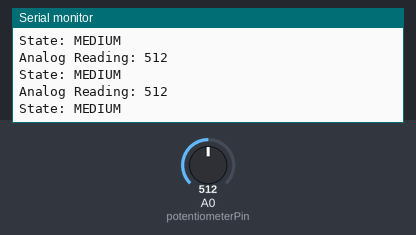
A sketch run on a simulated Arduino Uno, built with avr-gcc and run on an emulated ATmega328P. Shown: the last lines printed to the serial monitor. The test bench sets the inputs (shaded band); at power-on: A0 (potentiometerPin) = 512.

Above: at 1.2 s.
1.3 s: A0 (potentiometerPin) set to 365
At 1.39 s:
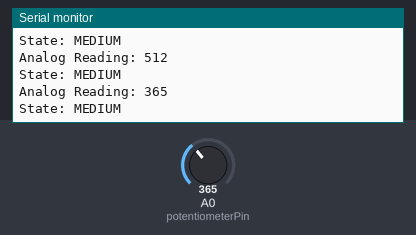
2.8 s: A0 (potentiometerPin) set to 335
At 2.9 s:
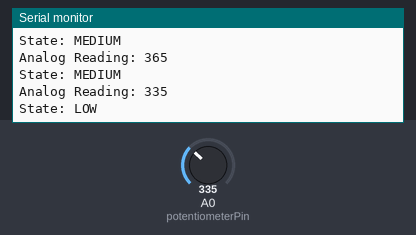
Timing chart, 0 to 5.8 s (numbered marks = the images above; inputs shaded):
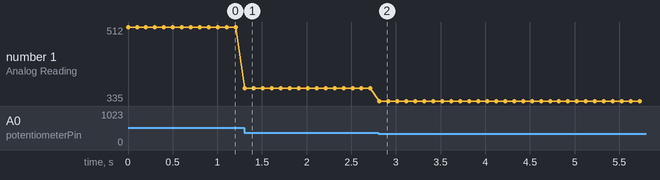

The sketch:

session5example2.ino
```cpp
#define potentiometerPin A0
void setup()
{
  Serial.begin(9600);
}

void loop()
{
  int analogvalue=analogRead(potentiometerPin);
  Serial.print("Analog Reading: ");
  Serial.println(analogvalue);
  if(analogvalue<350)
  {
      Serial.println("State: LOW");
  }
  else if(analogvalue<800)
  {
      Serial.println("State: MEDIUM");
  }
  else
  {
      Serial.println("State: HIGH");
  }
      delay(100);
}
```

Measured:
- the behaviour switches between 350 and 349 on A0 (potentiometerPin) (found by bisection; images 1 and 2)
- after the input at 1.3 s, the serial monitor: prints a new line at once (image 1)
- after the input at 2.8 s, the serial monitor: prints a new line at once (image 2)
- plotted number 1: 512 → 365 after the input at 1.3 s, 365 → 335 after the input at 2.8 s
